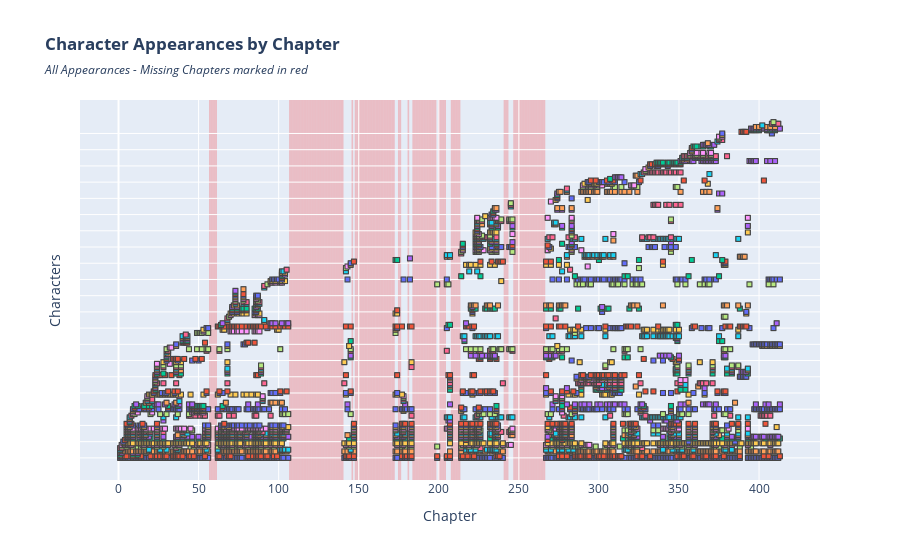

Source (notebook cell):
### Markdown cell above
### Erscheinung nach Kapitel

### Code cell
import pandas as pd
import plotly.express as px

# Daten laden
df = pd.read_json("data/Characters_by_Appearance-CLEAN.json")

# Scatterplot erstellen
fig = px.scatter(
    df,
    x="Kapitel",
    y="Name",
    color="Name",
    symbol="Name",
    title="<b>Character Appearances by Chapter</b>",
    subtitle="<i>All Appearances - Missing Chapters marked in red"
)

fig.update_yaxes(autorange="reversed")

fig.update_traces(
    marker=dict(
        symbol="square",
        size=5,
        line=dict(width=1)
    )
)

fig.update_layout(
    xaxis_title="Chapter",
    yaxis_title="Characters"
)
fig.update_layout(showlegend=False)
fig.update_yaxes(showticklabels=False)

for chap in allChapters:
    fig.add_vrect(
        x0=chap - 0.5,  # kleine Breite, damit es das Kapitel markiert
        x1=chap + 0.5,
        fillcolor="red",
        opacity=0.2,
        line_width=0,
        layer="below"  # Hintergrund
    )

fig.show()
fig.write_html("assets/AllAppearances.html")

print("> Plotly Graph saved to assets")
